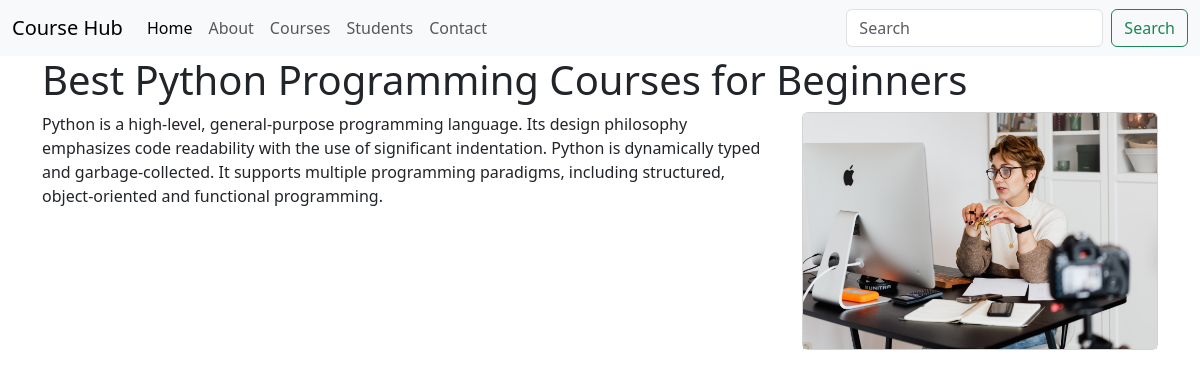
The page /python-programming-course on the database its author committed.
### sofconapp/models.py (models this page shows, shortened)
class Course(models.Model):
    sno = models.AutoField(primary_key=True)
    cname = models.CharField(max_length=255)
    csummary = models.TextField()
    cimg = models.ImageField(upload_to='courseimages')
    heading = models.CharField(max_length=100)
    slug = models.SlugField(max_length=500)

### sofconapp/views.py (the view)
# urls.py: path('<str:slug>',views.coursedetails,name='coursedetails'),
def coursedetails(request,slug):
    fullDetails = Course.objects.filter(slug=slug).first()
    context = {'fullDetails':fullDetails}
    return render(request, 'coursedetails.html', context)

### templates/coursedetails.html
{% extends "base.html" %}
{% block content %}
<div class="container">
    <h1>{{fullDetails.heading}}</h1>
    <div class="container-my-5">
        <div class="row">
            <div class="col-md-8">
                <p>{{fullDetails.csummary}}</p>
            </div>
            <div class="col-md-4">
                <div class="card">
                    <img class="card-img-top" src="{{fullDetails.cimg.url}}">
                </div>
            </div>
        </div>
    </div>
</div>
{% endblock content %}

### rows shown on the page
Course: heading "Best Python Programming Courses for Beginners", csummary "Python is a high-level, general-purpose programming language. Its design philosophy emphasizes code readability with the use of significant indentation. Python is dynamically typed and garbage-collected. It supports multiple programming paradigms, including structured, object-oriented and functional programming.", cimg (picture)
